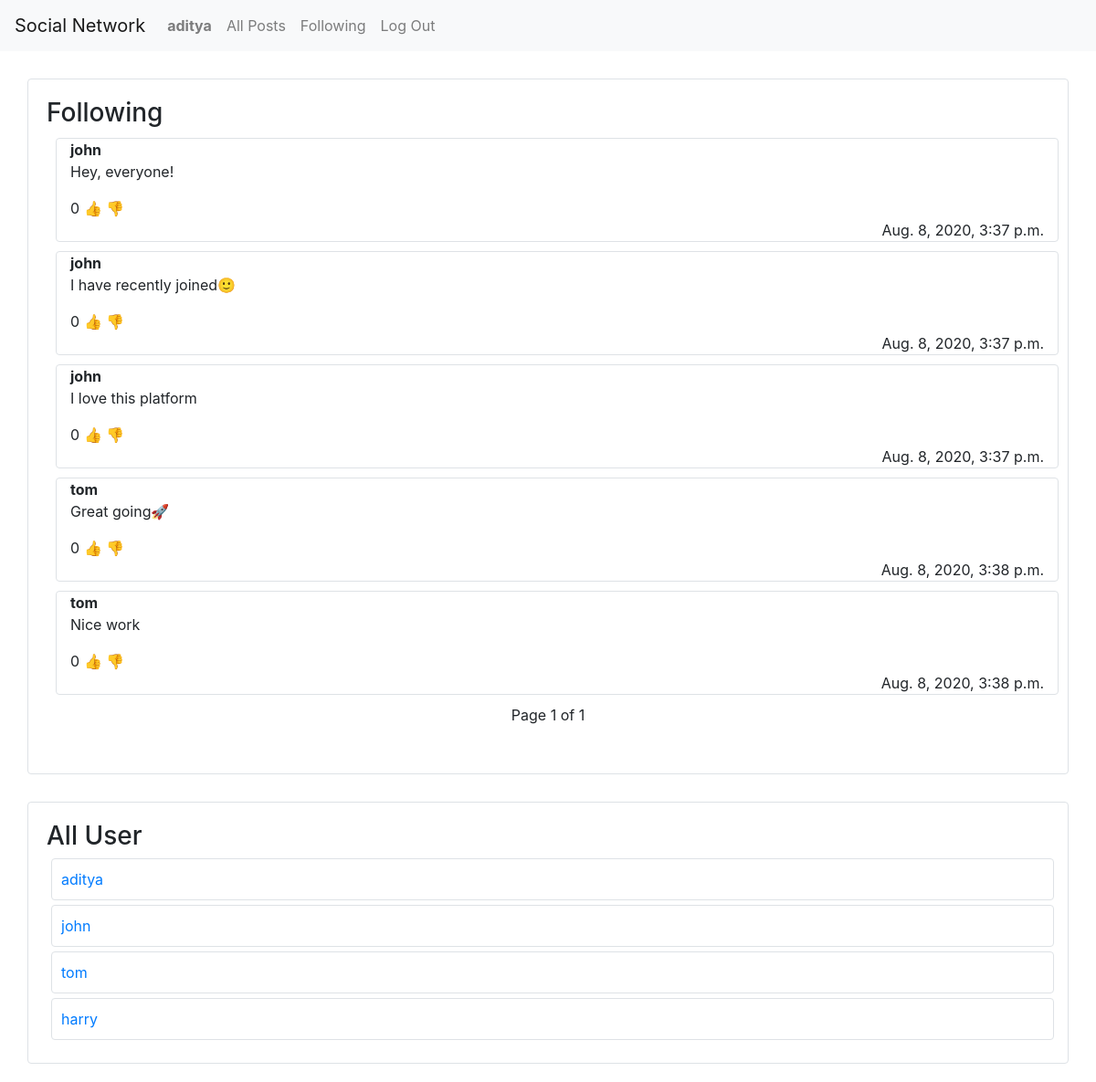
Screenshot of /listing-following/13 (signed in) with the database file from the repository.
### network/models.py (models this page shows, shortened)
class User(AbstractUser):
    pass

class Post(models.Model):
    content = models.CharField(max_length=500)
    pub_time = models.DateTimeField(auto_now=True)
    likes = models.IntegerField(default=0)
    publisher = models.ForeignKey(User, on_delete=models.CASCADE, related_name="posts")

### network/views.py (the view)
# urls.py: path("listing-following/<int:page_number>", views.listing_following, name="listing-following"),
def listing_following(request, page_number):
    user = User.objects.filter(username=request.session['username']).first()
    follows = Follow.objects.filter(follower=user)
    posts = Post.objects.all()
    users_follows = []
    for follow in follows:
        users_follows.append(follow.followee)
    follows_posts_list = []
    for p in posts:
        if p.publisher in users_follows:
            follows_posts_list.append(p)
    all_users = User.objects.all()
    posts = list(reversed(posts))
    paginator = Paginator(follows_posts_list, 10)
    posts = paginator.get_page(page_number)
    return render(request, "network/following.html", {"posts": posts, "users": all_users,})

### network/templates/network/following.html (shortened to what this page needs)
{% extends "network/layout.html" %} {% load static %} {% block import %}
<link href="{% static 'network/following.css' %}" rel="stylesheet">
{% endblock %} {% block body %}
<div class="container border rounded" id="following-posts">
    <h3>Following</h3>
    <div>
        {% for post in posts %}
        <div class="container border rounded post" style="margin: 10px;">
            <b>{{ post.publisher.username }}</b><br>
            <p class="post-content">{{ post.content }}</p>
            <p style="margin: 0px;"><span class="number-of-likes">{{ post.likes }}</span> <a href="#" class="like">👍</a> <a href="#">👎</a></p>
            <p style="text-align: right; margin: 0px;">{{ post.pub_time }}</p>
        </div>
        {% empty %}
        <h6 style="text-align: center;">No posts</h6>
        {% endfor %}
    </div>
    {% if posts is not None %}
    <div class="current">
        <p style="text-align: center;">Page {{ posts.number }} of {{ posts.paginator.num_pages }}</p>
    </div>
    {% endif %}
</div>
<div class="container border rounded" id="following-posts">
    <h3>All User</h3>
    <div>
        {% for user in users %}
        <div class="container border rounded" style="padding: 10px; margin: 5px;">
            <a href="{% url 'profile' user.username %}">{{ user.username }}</a>
        </div>
        {% empty %}
        <h6 style="text-align: center;">No users</h6>
        {% endfor %}
    </div>
</div>
{% endblock %}

### network/templates/network/layout.html (shortened to what this page needs)
{% load static %}
<!DOCTYPE html>
<html lang="en">
<head>
    <link rel="stylesheet" href="https://stackpath.bootstrapcdn.com/bootstrap/4.4.1/css/bootstrap.min.css">
    <link href="{% static 'network/styles.css' %}" rel="stylesheet"> {% block import %}{% endblock %}
</head>
<body>
    <nav class="navbar navbar-expand-lg navbar-light bg-light">
        <a class="navbar-brand" href="{% url 'index' %}">Social Network</a>
        <div>
            <ul class="navbar-nav mr-auto">
                {% if user.is_authenticated %}
                <li class="nav-item">
                    <a class="nav-link" href="{% url 'profile' user.username %}"><strong>{{ user.username }}</strong></a>
                </li>
                <li class="nav-item">
                    <a class="nav-link" href="{% url 'index' %}">All Posts</a>
                </li>
                {% endif %} {% if user.is_authenticated %}
                <li class="nav-item">
                    <a class="nav-link" href="{% url 'following' %}">Following</a>
                </li>
                <li class="nav-item">
                    <a class="nav-link" href="{% url 'logout' %}">Log Out</a>
                </li>
                {% endif %}
            </ul>
        </div>
    </nav>
    <div class="body">
        {% block body %} {% endblock %}
    </div>
</body>
</html>

### network/static/network/following.css (style rules this page uses)
#following-posts { padding: 20px; margin-top: 30px; margin-bottom: 20px; }

### rows the page displays
User: username "aditya"
Post: publisher.username "john", content "Hey, everyone!", likes "0", pub_time "Aug. 8, 2020, 3:37 p.m."
Post: publisher.username "john", content "I have recently joined🙂", likes "0", pub_time "Aug. 8, 2020, 3:37 p.m."
Post: publisher.username "john", content "I love this platform", likes "0", pub_time "Aug. 8, 2020, 3:37 p.m."
Post: publisher.username "tom", content "Great going🚀", likes "0", pub_time "Aug. 8, 2020, 3:38 p.m."
Post: publisher.username "tom", content "Nice work", likes "0", pub_time "Aug. 8, 2020, 3:38 p.m."
User: username "john"
User: username "tom"
User: username "harry"

### other values shown
{{ posts.number }} "1"
{{ posts.paginator.num_pages }} "1"
